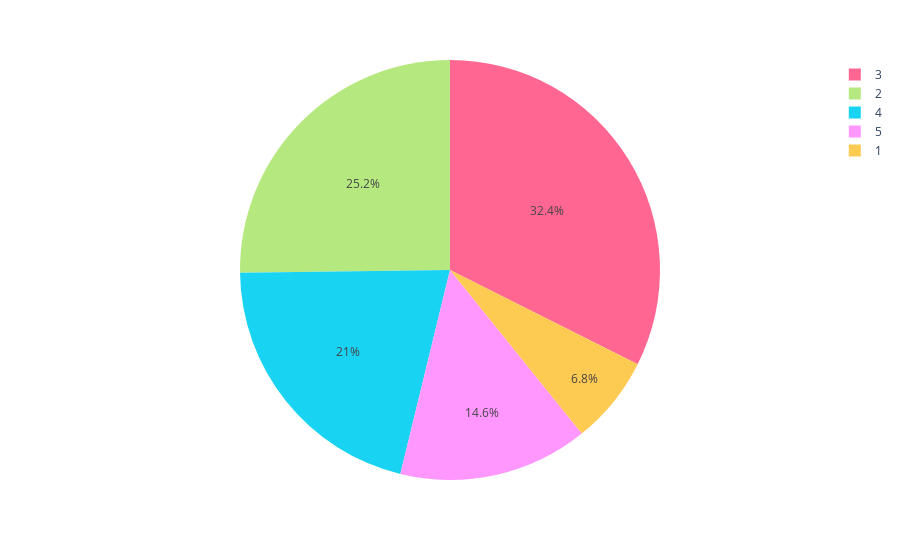

Source (notebook cell):
### Markdown cell above
## Find out the percentage of universities for each university rating.

### Code cell
import plotly.express as px

fig = px.pie(admission,names='University Rating',color='University Rating',
             color_discrete_map={'1':'red',
                                 '2':'green',
                                 '3':'blue',
                                 '4':'yellow',
                                 '5':'white',})
fig.show()

### Figure 1 — Plotly figure (JSON) as saved in the notebook; plotly's stock layout.template omitted (floating-point values rounded to 4 significant figures; data arrays with more than 128 entries replaced by an {"elided": "..."} marker saying what was removed)
{"data": [{"customdata": {"elided": "500x1 int values"}, "domain": {"x": [0, 1], "y": [0, 1]}, "hovertemplate": "University Rating=%{customdata[0]}<extra></extra>", "labels": {"elided": "500 int values"}, "legendgroup": "", "marker": {"colors": {"elided": "500 str values"}}, "name": "", "showlegend": true, "type": "pie"}], "layout": {"legend": {"tracegroupgap": 0}, "margin": {"t": 60}}}
